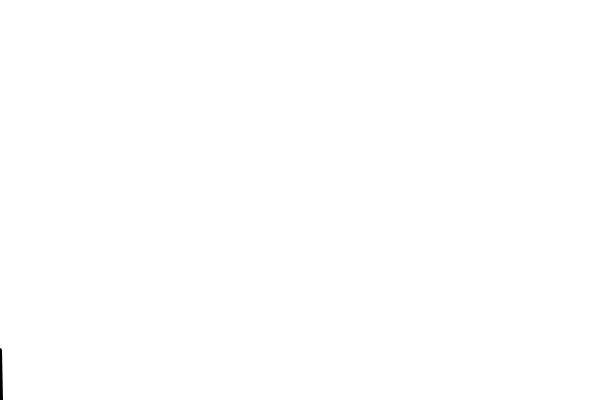
Frame 1 (no input)
Frame 60 (the mouse pressed at the canvas centre just before this capture): identical to frame 1, image omitted
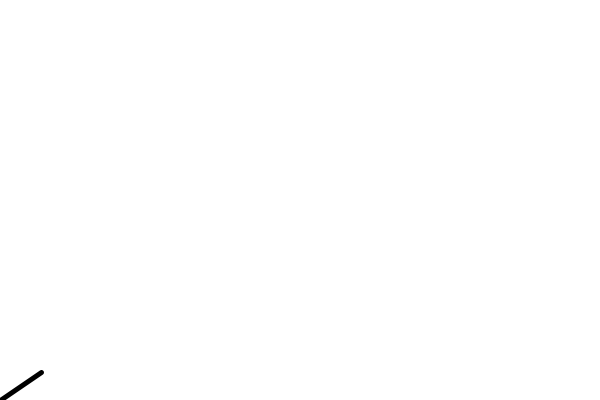
Frame 120 (the mouse held since frame 60 and released just before this capture)

The Processing sketch that drew these frames (run headless with seeded random() and noise(); from frame 60 on, the mouse is pressed at the canvas centre):

// Processing sketch: jumpChara
// ── jumpChara.pde
//jumpChara
//2015/07/08
//1-3-19 小沼塁
int Human_flag=0;
float t=0.0, g=9.8;
float x0=0, y0=0;
float x=0, y=0;
float Human_theta, theta;
float v0=0;
void setup() {
  size(600, 400);
}

void draw() {
  background(255);
  //砲台
  float theta=-atan2(mouseY-400, mouseX-0);
  /*translate(0, 400);
   rotate(theta);
   line(0, 0, 50, 0);*/
  strokeWeight(5);
  line(0, 400, 50*cos(theta), 400-50*sin(theta) );
  ////chara_初期座標
  x0=50*cos(Human_theta);
  y0=400-50*sin(Human_theta);
  ////移動量
  x=x0+t*v0*cos(Human_theta);
  y=y0-(v0*sin(Human_theta)*t-(g*t*t)/2);
  if (x>600) {
    x=1200-x;
  }
  if (Human_flag==1) {
    drawCharacter(x, y, 0.0, 0.5);
    t+=0.1;
  }
}


void mousePressed() {
  background(255);
  v0=dist(0, 400, mouseX, mouseY);
  Human_theta=-atan2(mouseY-400, mouseX-0);
  Human_flag=1;
  t=0.0;
}


//Chara
void drawCharacter(float x, float y, float angle_deg, float scale_factor) {
  int offset_x=100;
  int offset_y=100;

  pushMatrix();
  translate(x, y);
  scale(scale_factor);
  rotate( radians(angle_deg) );
  translate(-offset_x, -offset_y);
  //chara_panda
  fill(0);
  ellipse(50, 50, 45, 45);
  ellipse(150, 50, 45, 45);
  fill(250);
  ellipse(100, 100, 120, 120);
  fill(0);
  ellipse(70, 80, 15, 20);
  ellipse(130, 80, 15, 20);
  triangle(90, 90, 110, 90, 100, 100);
  strokeWeight(5);
  line(100, 100, 100, 110);
  line(100, 110, 90, 120);
  line(100, 110, 110, 120);
  //
  popMatrix();
}
